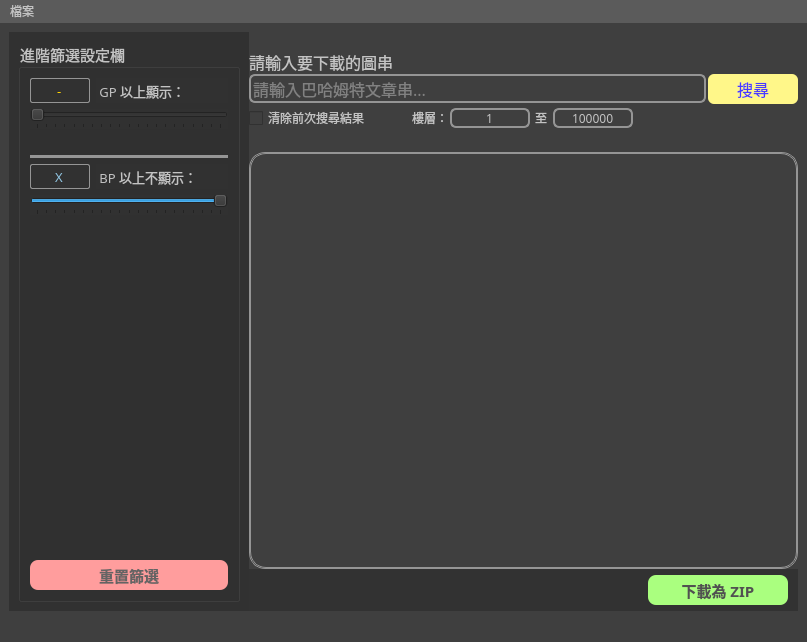
<?xml version="1.0" encoding="UTF-8"?>
<ui version="4.0">
 <class>MainWindow</class>
 <widget class="QMainWindow" name="MainWindow">
  <property name="windowModality">
   <enum>Qt::ApplicationModal</enum>
  </property>
  <property name="geometry">
   <rect>
    <x>0</x>
    <y>0</y>
    <width>807</width>
    <height>642</height>
   </rect>
  </property>
  <property name="font">
   <font>
    <family>jf open 粉圓 1.1</family>
    <pointsize>11</pointsize>
   </font>
  </property>
  <property name="tabletTracking">
   <bool>false</bool>
  </property>
  <property name="windowTitle">
   <string>MainWindow</string>
  </property>
  <property name="autoFillBackground">
   <bool>false</bool>
  </property>
  <property name="styleSheet">
   <string notr="true">background-color:rgb(63, 63, 63)</string>
  </property>
  <property name="animated">
   <bool>true</bool>
  </property>
  <property name="unifiedTitleAndToolBarOnMac">
   <bool>false</bool>
  </property>
  <widget class="QWidget" name="centralwidget">
   <layout class="QHBoxLayout" name="horizontalLayout_2">
    <property name="spacing">
     <number>0</number>
    </property>
    <item>
     <widget class="QWidget" name="filterWidget" native="true">
      <property name="minimumSize">
       <size>
        <width>240</width>
        <height>0</height>
       </size>
      </property>
      <property name="maximumSize">
       <size>
        <width>240</width>
        <height>16777215</height>
       </size>
      </property>
      <property name="styleSheet">
       <string notr="true">background-color:rgb(49, 49, 49)</string>
      </property>
      <layout class="QVBoxLayout" name="verticalLayout">
       <item>
        <widget class="QGroupBox" name="filterGroupBox">
         <property name="font">
          <font>
           <family>微軟正黑體</family>
           <pointsize>11</pointsize>
          </font>
         </property>
         <property name="styleSheet">
          <string notr="true">color:rgb(195, 195, 195)</string>
         </property>
         <property name="title">
          <string>進階篩選設定欄</string>
         </property>
         <layout class="QVBoxLayout" name="verticalLayout_4">
          <item>
           <layout class="QHBoxLayout" name="horizontalLayout_3">
            <item>
             <widget class="QLineEdit" name="gpLineEdit">
              <property name="minimumSize">
               <size>
                <width>0</width>
                <height>25</height>
               </size>
              </property>
              <property name="maximumSize">
               <size>
                <width>60</width>
                <height>16777215</height>
               </size>
              </property>
              <property name="font">
               <font>
                <family>微軟正黑體</family>
                <pointsize>10</pointsize>
               </font>
              </property>
              <property name="styleSheet">
               <string notr="true">color:rgb(255, 213, 1);
border-style: solid;
border-color: rgb(149, 149, 149);
border-width: 1px;
border-radius:2px;</string>
              </property>
              <property name="text">
               <string>-</string>
              </property>
              <property name="alignment">
               <set>Qt::AlignCenter</set>
              </property>
             </widget>
            </item>
            <item>
             <widget class="QLabel" name="gpDisplayLabel">
              <property name="font">
               <font>
                <family>微軟正黑體</family>
                <pointsize>10</pointsize>
               </font>
              </property>
              <property name="styleSheet">
               <string notr="true">color:rgb(195, 195, 195)</string>
              </property>
              <property name="text">
               <string> GP 以上顯示：</string>
              </property>
             </widget>
            </item>
           </layout>
          </item>
          <item>
           <widget class="QSlider" name="gpSlider">
            <property name="maximum">
             <number>1000</number>
            </property>
            <property name="orientation">
             <enum>Qt::Horizontal</enum>
            </property>
            <property name="tickPosition">
             <enum>QSlider::TicksBelow</enum>
            </property>
            <property name="tickInterval">
             <number>50</number>
            </property>
           </widget>
          </item>
          <item>
           <spacer name="verticalSpacer_2">
            <property name="orientation">
             <enum>Qt::Vertical</enum>
            </property>
            <property name="sizeType">
             <enum>QSizePolicy::Fixed</enum>
            </property>
            <property name="sizeHint" stdset="0">
             <size>
              <width>20</width>
              <height>20</height>
             </size>
            </property>
           </spacer>
          </item>
          <item>
           <widget class="Line" name="line">
            <property name="autoFillBackground">
             <bool>false</bool>
            </property>
            <property name="styleSheet">
             <string notr="true">color: rgb(195, 195, 195);
border-style: solid;
border-color: rgb(149, 149, 149);
border-width: 2px;
border-radius: 6px;</string>
            </property>
            <property name="lineWidth">
             <number>3</number>
            </property>
            <property name="orientation">
             <enum>Qt::Horizontal</enum>
            </property>
           </widget>
          </item>
          <item>
           <layout class="QHBoxLayout" name="horizontalLayout">
            <item>
             <widget class="QLineEdit" name="bpLineEdit">
              <property name="minimumSize">
               <size>
                <width>0</width>
                <height>25</height>
               </size>
              </property>
              <property name="maximumSize">
               <size>
                <width>60</width>
                <height>16777215</height>
               </size>
              </property>
              <property name="font">
               <font>
                <family>微軟正黑體</family>
                <pointsize>10</pointsize>
               </font>
              </property>
              <property name="styleSheet">
               <string notr="true">color:rgb(144, 197, 226);
border-style: solid;
border-color: rgb(149, 149, 149);
border-width: 1px;
border-radius: 2px;</string>
              </property>
              <property name="text">
               <string>X</string>
              </property>
              <property name="alignment">
               <set>Qt::AlignCenter</set>
              </property>
             </widget>
            </item>
            <item>
             <widget class="QLabel" name="bpDisplayLabel">
              <property name="font">
               <font>
                <family>微軟正黑體</family>
                <pointsize>10</pointsize>
               </font>
              </property>
              <property name="styleSheet">
               <string notr="true">color:rgb(195, 195, 195)</string>
              </property>
              <property name="text">
               <string> BP 以上不顯示：</string>
              </property>
             </widget>
            </item>
           </layout>
          </item>
          <item>
           <widget class="QSlider" name="bpSlider">
            <property name="autoFillBackground">
             <bool>false</bool>
            </property>
            <property name="maximum">
             <number>1000</number>
            </property>
            <property name="value">
             <number>1000</number>
            </property>
            <property name="orientation">
             <enum>Qt::Horizontal</enum>
            </property>
            <property name="invertedAppearance">
             <bool>false</bool>
            </property>
            <property name="invertedControls">
             <bool>false</bool>
            </property>
            <property name="tickPosition">
             <enum>QSlider::TicksBelow</enum>
            </property>
            <property name="tickInterval">
             <number>50</number>
            </property>
           </widget>
          </item>
          <item>
           <spacer name="verticalSpacer">
            <property name="orientation">
             <enum>Qt::Vertical</enum>
            </property>
            <property name="sizeHint" stdset="0">
             <size>
              <width>20</width>
              <height>40</height>
             </size>
            </property>
           </spacer>
          </item>
          <item>
           <widget class="QPushButton" name="resetButton">
            <property name="minimumSize">
             <size>
              <width>0</width>
              <height>30</height>
             </size>
            </property>
            <property name="font">
             <font>
              <family>微軟正黑體</family>
              <pointsize>11</pointsize>
              <weight>75</weight>
              <bold>true</bold>
             </font>
            </property>
            <property name="styleSheet">
             <string notr="true">QPushButton#resetButton:hover
{
  	background-color:rgb(255, 119, 119);
	color:white;
}
QPushButton#resetButton{
	color:rgb(100, 100, 100);
	background-color:rgb(255, 157, 157);
	border-style: solid;
	border-radius: 8px;
}

</string>
            </property>
            <property name="text">
             <string>重置篩選</string>
            </property>
           </widget>
          </item>
         </layout>
        </widget>
       </item>
      </layout>
     </widget>
    </item>
    <item>
     <layout class="QVBoxLayout" name="verticalLayout_5">
      <item>
       <layout class="QVBoxLayout" name="centerVerticalLayout">
        <property name="spacing">
         <number>0</number>
        </property>
        <property name="sizeConstraint">
         <enum>QLayout::SetDefaultConstraint</enum>
        </property>
        <property name="topMargin">
         <number>0</number>
        </property>
        <item>
         <widget class="QWidget" name="searchWidget" native="true">
          <property name="minimumSize">
           <size>
            <width>0</width>
            <height>120</height>
           </size>
          </property>
          <layout class="QVBoxLayout" name="verticalLayout_3">
           <property name="spacing">
            <number>7</number>
           </property>
           <property name="leftMargin">
            <number>0</number>
           </property>
           <property name="topMargin">
            <number>7</number>
           </property>
           <property name="rightMargin">
            <number>0</number>
           </property>
           <item>
            <layout class="QVBoxLayout" name="verticalLayout_2">
             <property name="spacing">
              <number>2</number>
             </property>
             <property name="topMargin">
              <number>0</number>
             </property>
             <item>
              <widget class="QLabel" name="searchDisplayLabel">
               <property name="minimumSize">
                <size>
                 <width>0</width>
                 <height>20</height>
                </size>
               </property>
               <property name="maximumSize">
                <size>
                 <width>16777215</width>
                 <height>20</height>
                </size>
               </property>
               <property name="font">
                <font>
                 <family>jf open 粉圓 1.1</family>
                 <pointsize>12</pointsize>
                </font>
               </property>
               <property name="styleSheet">
                <string notr="true">color:rgb(195, 195, 195)</string>
               </property>
               <property name="text">
                <string>請輸入要下載的圖串</string>
               </property>
              </widget>
             </item>
             <item>
              <layout class="QHBoxLayout" name="searchBarLayout">
               <property name="leftMargin">
                <number>0</number>
               </property>
               <property name="bottomMargin">
                <number>0</number>
               </property>
               <item>
                <widget class="QLineEdit" name="searchTextEdit">
                 <property name="font">
                  <font>
                   <family>jf open 粉圓 1.1</family>
                   <pointsize>12</pointsize>
                  </font>
                 </property>
                 <property name="styleSheet">
                  <string notr="true">color: rgb(195, 195, 195);
border-style: solid;
border-color: rgb(149, 149, 149);
border-width: 2px;
border-radius: 6px;</string>
                 </property>
                 <property name="placeholderText">
                  <string>請輸入巴哈姆特文章串...</string>
                 </property>
                </widget>
               </item>
               <item>
                <widget class="QPushButton" name="searchButton">
                 <property name="minimumSize">
                  <size>
                   <width>90</width>
                   <height>30</height>
                  </size>
                 </property>
                 <property name="font">
                  <font>
                   <family>jf open 粉圓 1.1</family>
                   <pointsize>12</pointsize>
                  </font>
                 </property>
                 <property name="styleSheet">
                  <string notr="true">color:rgb(73, 57, 255);
background-color:rgb(255, 247, 137);
border-style: solid;
border-radius: 6px;</string>
                 </property>
                 <property name="text">
                  <string>搜尋</string>
                 </property>
                </widget>
               </item>
              </layout>
             </item>
             <item>
              <layout class="QHBoxLayout" name="searchDetailLayout">
               <item>
                <widget class="QCheckBox" name="clearPreSeachCheckBox">
                 <property name="font">
                  <font>
                   <family>jf open 粉圓 1.1</family>
                  </font>
                 </property>
                 <property name="styleSheet">
                  <string notr="true">color:rgb(195, 195, 195)</string>
                 </property>
                 <property name="text">
                  <string>清除前次搜尋結果</string>
                 </property>
                </widget>
               </item>
               <item>
                <spacer name="horizontalSpacer">
                 <property name="orientation">
                  <enum>Qt::Horizontal</enum>
                 </property>
                 <property name="sizeType">
                  <enum>QSizePolicy::Fixed</enum>
                 </property>
                 <property name="sizeHint" stdset="0">
                  <size>
                   <width>40</width>
                   <height>20</height>
                  </size>
                 </property>
                </spacer>
               </item>
               <item>
                <widget class="QLabel" name="floorDisplayLabel">
                 <property name="font">
                  <font>
                   <family>jf open 粉圓 1.1</family>
                  </font>
                 </property>
                 <property name="styleSheet">
                  <string notr="true">color:rgb(195, 195, 195)</string>
                 </property>
                 <property name="text">
                  <string>樓層：</string>
                 </property>
                </widget>
               </item>
               <item>
                <widget class="QSpinBox" name="floorTextEditStart">
                 <property name="minimumSize">
                  <size>
                   <width>80</width>
                   <height>20</height>
                  </size>
                 </property>
                 <property name="maximumSize">
                  <size>
                   <width>16777215</width>
                   <height>20</height>
                  </size>
                 </property>
                 <property name="font">
                  <font>
                   <family>微軟正黑體</family>
                   <pointsize>9</pointsize>
                  </font>
                 </property>
                 <property name="styleSheet">
                  <string notr="true">color: rgb(195, 195, 195);
border-style: solid;
border-color: rgb(149, 149, 149);
border-width: 2px;
border-radius: 6px;</string>
                 </property>
                 <property name="wrapping">
                  <bool>false</bool>
                 </property>
                 <property name="frame">
                  <bool>true</bool>
                 </property>
                 <property name="alignment">
                  <set>Qt::AlignCenter</set>
                 </property>
                 <property name="buttonSymbols">
                  <enum>QAbstractSpinBox::NoButtons</enum>
                 </property>
                 <property name="keyboardTracking">
                  <bool>true</bool>
                 </property>
                 <property name="showGroupSeparator" stdset="0">
                  <bool>false</bool>
                 </property>
                 <property name="minimum">
                  <number>1</number>
                 </property>
                 <property name="value">
                  <number>1</number>
                 </property>
                </widget>
               </item>
               <item>
                <widget class="QLabel" name="floorDisplayLabel_2">
                 <property name="maximumSize">
                  <size>
                   <width>16777215</width>
                   <height>20</height>
                  </size>
                 </property>
                 <property name="font">
                  <font>
                   <family>jf open 粉圓 1.1</family>
                  </font>
                 </property>
                 <property name="styleSheet">
                  <string notr="true">color:rgb(195, 195, 195)</string>
                 </property>
                 <property name="text">
                  <string> 至 </string>
                 </property>
                </widget>
               </item>
               <item>
                <widget class="QSpinBox" name="floorTextEditEnd">
                 <property name="minimumSize">
                  <size>
                   <width>80</width>
                   <height>20</height>
                  </size>
                 </property>
                 <property name="maximumSize">
                  <size>
                   <width>16777215</width>
                   <height>20</height>
                  </size>
                 </property>
                 <property name="font">
                  <font>
                   <family>微軟正黑體</family>
                   <pointsize>9</pointsize>
                  </font>
                 </property>
                 <property name="styleSheet">
                  <string notr="true">color: rgb(195, 195, 195);
border-style: solid;
border-color: rgb(149, 149, 149);
border-width: 2px;
border-radius: 6px;</string>
                 </property>
                 <property name="wrapping">
                  <bool>false</bool>
                 </property>
                 <property name="frame">
                  <bool>true</bool>
                 </property>
                 <property name="alignment">
                  <set>Qt::AlignCenter</set>
                 </property>
                 <property name="buttonSymbols">
                  <enum>QAbstractSpinBox::NoButtons</enum>
                 </property>
                 <property name="keyboardTracking">
                  <bool>true</bool>
                 </property>
                 <property name="showGroupSeparator" stdset="0">
                  <bool>false</bool>
                 </property>
                 <property name="maximum">
                  <number>487630000</number>
                 </property>
                 <property name="value">
                  <number>999999</number>
                 </property>
                </widget>
               </item>
               <item>
                <spacer name="horizontalSpacer_2">
                 <property name="orientation">
                  <enum>Qt::Horizontal</enum>
                 </property>
                 <property name="sizeHint" stdset="0">
                  <size>
                   <width>40</width>
                   <height>20</height>
                  </size>
                 </property>
                </spacer>
               </item>
              </layout>
             </item>
            </layout>
           </item>
          </layout>
         </widget>
        </item>
        <item>
         <widget class="QScrollArea" name="centerScrollArea">
          <property name="styleSheet">
           <string notr="true">border-style: solid;
border-color: rgb(149, 149, 149);
border-width: 1px;
border-radius: 16px;</string>
          </property>
          <property name="horizontalScrollBarPolicy">
           <enum>Qt::ScrollBarAlwaysOff</enum>
          </property>
          <property name="widgetResizable">
           <bool>true</bool>
          </property>
          <property name="alignment">
           <set>Qt::AlignLeading|Qt::AlignLeft|Qt::AlignTop</set>
          </property>
          <widget class="QWidget" name="centerScrollAreaWidgetContents">
           <property name="geometry">
            <rect>
             <x>0</x>
             <y>0</y>
             <width>539</width>
             <height>396</height>
            </rect>
           </property>
          </widget>
         </widget>
        </item>
       </layout>
      </item>
      <item>
       <widget class="QWidget" name="downloadWidget" native="true">
        <property name="styleSheet">
         <string notr="true">background-color:rgb(50, 50, 50);
</string>
        </property>
        <layout class="QHBoxLayout" name="horizontalLayout_7">
         <property name="spacing">
          <number>10</number>
         </property>
         <property name="leftMargin">
          <number>10</number>
         </property>
         <property name="topMargin">
          <number>6</number>
         </property>
         <property name="rightMargin">
          <number>10</number>
         </property>
         <property name="bottomMargin">
          <number>6</number>
         </property>
         <item>
          <spacer name="horizontalSpacer_3">
           <property name="orientation">
            <enum>Qt::Horizontal</enum>
           </property>
           <property name="sizeHint" stdset="0">
            <size>
             <width>40</width>
             <height>20</height>
            </size>
           </property>
          </spacer>
         </item>
         <item>
          <widget class="QPushButton" name="downloadButton">
           <property name="sizePolicy">
            <sizepolicy hsizetype="Minimum" vsizetype="Fixed">
             <horstretch>0</horstretch>
             <verstretch>0</verstretch>
            </sizepolicy>
           </property>
           <property name="minimumSize">
            <size>
             <width>140</width>
             <height>30</height>
            </size>
           </property>
           <property name="font">
            <font>
             <family>微軟正黑體</family>
             <pointsize>11</pointsize>
             <weight>75</weight>
             <bold>true</bold>
            </font>
           </property>
           <property name="styleSheet">
            <string notr="true">QPushButton#downloadButton:hover
{
  	background-color:rgb(144, 213, 106);
	color:rgb(236, 0, 75);
}
QPushButton#downloadButton{
	color:rgb(81, 81, 81);
	background-color:rgb(170, 255, 127);
	border-style: solid;
	border-radius: 8px;
}

</string>
           </property>
           <property name="text">
            <string>下載為 ZIP</string>
           </property>
          </widget>
         </item>
        </layout>
       </widget>
      </item>
     </layout>
    </item>
   </layout>
  </widget>
  <widget class="QMenuBar" name="menubar">
   <property name="geometry">
    <rect>
     <x>0</x>
     <y>0</y>
     <width>807</width>
     <height>25</height>
    </rect>
   </property>
   <property name="font">
    <font>
     <family>jf open 粉圓 1.1</family>
     <pointsize>9</pointsize>
    </font>
   </property>
   <property name="styleSheet">
    <string notr="true">color:rgb(195, 195, 195);
background-color:rgba(99, 99, 99, 192)</string>
   </property>
   <widget class="QMenu" name="menu">
    <property name="title">
     <string>檔案</string>
    </property>
   </widget>
   <addaction name="menu"/>
  </widget>
  <widget class="QStatusBar" name="statusbar"/>
 </widget>
 <resources/>
 <connections/>
</ui>
